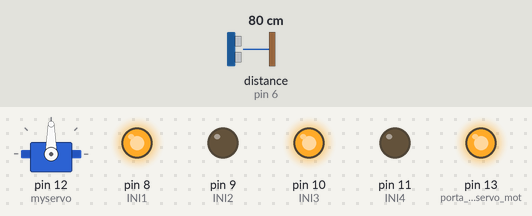
Recording of a sketch running on a simulated Arduino Uno, built with avr-gcc and run on an emulated ATmega328P. Shown: servo, output pins drawn as LEDs (lit = HIGH). The inputs (shaded band) are chosen by the test bench; at power-on: distance to the obstacle (sensor on pin 6) 80 cm. The echo pulse lasts 58.3 µs per cm; pins used as bus, display or sensor lines are not drawn.

Above: at 3.9 s.
4.0 s: distance to the obstacle (sensor on pin 6) set to 17 cm
5.5 s: distance to the obstacle (sensor on pin 6) set to 13 cm
At 6.7 s:
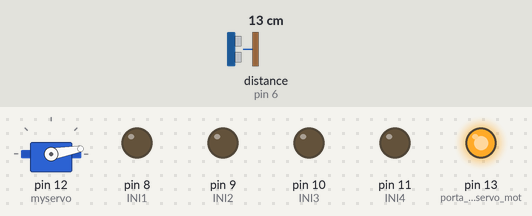
8.5 s: distance to the obstacle (sensor on pin 6) set to 18 cm
At 9.6 s:
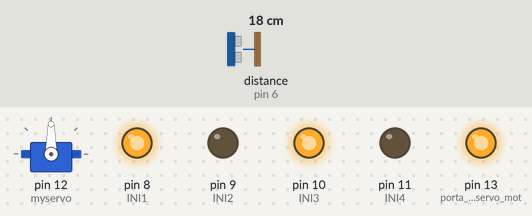
10.1 s: distance to the obstacle (sensor on pin 6) set to 2 cm
At 12.1 s:
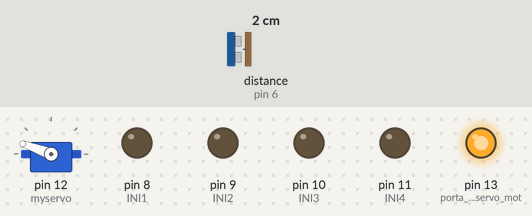
Timing chart, 0 to 14.1 s (numbered marks = the images above; inputs shaded):
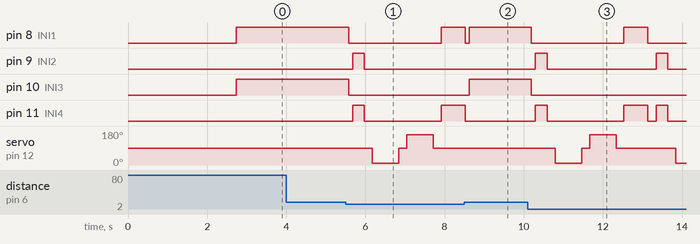

The sketch:

modelo_B.ino
```cpp
/// COMPLETO///
///TESTADO E FUNCIONANDO ///


////////////////////////////NOTAS////////////////////////////////
// O Modelo B utiliza ponte L298N
// Para não fazer pontes de ligações com a alimentação e o terra
// E para deixar as ligações do sensor de distância e servo motor mais "Bonitinhos" na placa, e fáceis dos alunos reproduzirem
// eu optei por deixar as portas digitais configuradas de forma a se portarem como portas de alimentação 5V e GND
// Isso irá aparecer na parte do setup e estará devidamente comentada
//
/////////////////////////////////////////////////////////

#include <NewPing.h>
#include <Servo.h>

#define TRIG_PIN 5                 // Pino do Sensor Trigger
#define ECHO_PIN 6                 // Pino do Sensor Echo
#define MAX_DISTANCE 200            // Distância Máxima de colisão em cm


NewPing sonar(TRIG_PIN, ECHO_PIN, MAX_DISTANCE);     // Criação do objeto sonar

Servo myservo;                                       // instancia classe Servo como instância myservo

boolean VaParaFrente=false;
int distancia = 100;                                 // cria variável para guardar a distância (cm)
int speedSet = 0;                                    // cria variável para guardar o incremento de velocidade


                                                     // cria as variáveis a seguir com os nomes INI das portas de
                                                     // conexões da ponte para facilitar a conexão e interpretação
                                                     //
int INI1 = 8;                                         // cria variável INI1 com valor 8
int INI2 = 9;                                         // cria variável INI2 com valor 9
int INI3 = 10;                                        // cria variável INI3 com valor 10
int INI4 = 11;                                        // cria variável INI4 com valor 11


void setup() {

  // configurar as portas de alimentação do sensor e servo motor //
   pinMode(7, OUTPUT);       // porta de vcc do sensor de proximidade
   digitalWrite(7, HIGH);    // valor alto é equivalente a 5v
   pinMode(4, OUTPUT);       // porta de GND do sensor de proximidade
   digitalWrite(4, LOW);     // valor baixo é equivalente a GND
  //
   pinMode(13, OUTPUT);       // porta de vcc do servo motor
   digitalWrite(13, HIGH);     // valor alto é equivalente a 5v
  // Fim da gambiarra /////////////

 pinMode(INI1, OUTPUT);
 pinMode(INI2, OUTPUT);
 pinMode(INI3, OUTPUT);
 pinMode(INI4, OUTPUT);

  myservo.attach(12);                                // configura a instância myservo na porta 12
  myservo.write(90);                                 // posição inicial do servo 90 graus
  delay(2000);                                       // espera dois segundos
  distancia = readPing();                            // linhas abaixo ele faz 4 leituras seguidas
  delay(100);
  distancia = readPing();
  delay(100);
  distancia = readPing();
  delay(100);
  distancia = readPing();
  delay(100);
}

void loop() {
 int distanciaR = 0;                                //cria variável para guardar a distância à direita
 int distanciaL =  0;                               //cria variável para guardar a distância à esquerda
 delay(40);

 if(distancia<=15)                                  // se distância menor que 15 (cm)
 {
  moveStop();                                       // para de mover
  delay(100);                                       // espera um décimo de segundo (100 ms)
  moveBackward();                                   // anda para trás
  delay(300);                                       // por três décimos de segundo (300 ms)
  moveStop();                                       // para de mover
  delay(200);                                       // por dois décimos de segundo (200 ms)
  distanciaR = lookRight();                         // distância da direita igual a função lookRigth()
  delay(200);                                       // espera por dois décimos de segundo (200 ms)
  distanciaL = lookLeft();                          // distância da esquerda igual a função lookLeft()
  delay(200);                                       // espera por dois décimos de segundo (200 ms)

  if(distanciaR>=distanciaL)                        // se distância da direita maior que a distência da esquerda
  {
    turnRight();                                    // Vira para Direita
    moveStop();                                     // para de mover
  }else
  {
    turnLeft();                                     // Vira para Esquerda
    moveStop();                                     // para de mover
  }
 }else
 {
  moveForward();                                   // anda para frente
 }
 distancia = readPing();                           // mede a distância
}

int lookRight() // Função Olha para direita
{
    myservo.write(10);
    delay(500);
    int distancia = readPing();
    delay(100);
    myservo.write(90);
    return distancia;
}

int lookLeft() // Função Olha para esquerda
{
    myservo.write(160);
    delay(500);
    int distancia = readPing();
    delay(100);
    myservo.write(90);
    return distancia;
    delay(100);
}

int readPing()  // Função para fazer a leitura das distâncias
{
  delay(70);
  int cm = sonar.ping_cm();
  if(cm==0)
  {
    cm = 250;
  }
  return cm;
}

void moveStop() {  // Função para parar os motores
  digitalWrite(INI1, LOW);
  digitalWrite(INI2, LOW);
  digitalWrite(INI3, LOW);
  digitalWrite(INI4, LOW);
  }

void moveForward() // Função para andar para frente
{

 if(!VaParaFrente)
  {
    VaParaFrente=true;
    digitalWrite(INI1, HIGH);
    digitalWrite(INI2, LOW);
    digitalWrite(INI3, HIGH);
    digitalWrite(INI4, LOW);
  }
}

void moveBackward() // Função para andar para trás
{
    VaParaFrente=false;
    digitalWrite(INI1, LOW);
    digitalWrite(INI2, HIGH);
    digitalWrite(INI3, LOW);
    digitalWrite(INI4, HIGH);
}

void turnRight()// Função para virar a direita
{

  digitalWrite(INI1, HIGH);
  digitalWrite(INI2, LOW);
  digitalWrite(INI3, LOW);
  digitalWrite(INI4, HIGH);
  delay(600);
  digitalWrite(INI1, HIGH);
  digitalWrite(INI2, LOW);
  digitalWrite(INI3, HIGH);
  digitalWrite(INI4, LOW);
}

void turnLeft() // Função para virar a esquerda
{
  digitalWrite(INI1, LOW);
  digitalWrite(INI2, HIGH);
  digitalWrite(INI3, HIGH);
  digitalWrite(INI4, LOW);
  delay(600);
  digitalWrite(INI1, HIGH);
  digitalWrite(INI2, LOW);
  digitalWrite(INI3, HIGH);
  digitalWrite(INI4, LOW);
}
```

Measured:
- the behaviour switches between 16 and 15 cm on distance to the obstacle (sensor on pin 6) (found by bisection; images 0 and 1)
- after the input at 4.0 s, every drawn part: stays the same
- after the input at 5.5 s, pin 8 (INI1): HIGH → LOW after 0.07 s, → HIGH 2.3 s later; pin 9 (INI2): LOW → HIGH after 0.17 s, → LOW 0.30 s later
- after the input at 8.5 s, pin 9 (INI2): stays LOW (without the input it goes to HIGH after 0.23 s); pin 10 (INI3): LOW → HIGH after 0.13 s; pin 11 (INI4): goes on until 8.5 s, then stays LOW; servo on pin 12 (myservo): stays 90° (without the input it goes to 10° after 0.73 s)
- after the input at 10.1 s, pin 8 (INI1): HIGH → LOW after 0.09 s, → HIGH 2.3 s later, → LOW 0.60 s later; pin 9 (INI2): alternates HIGH for 0.30 s and LOW for 2.8 s, starting after 0.19 s
